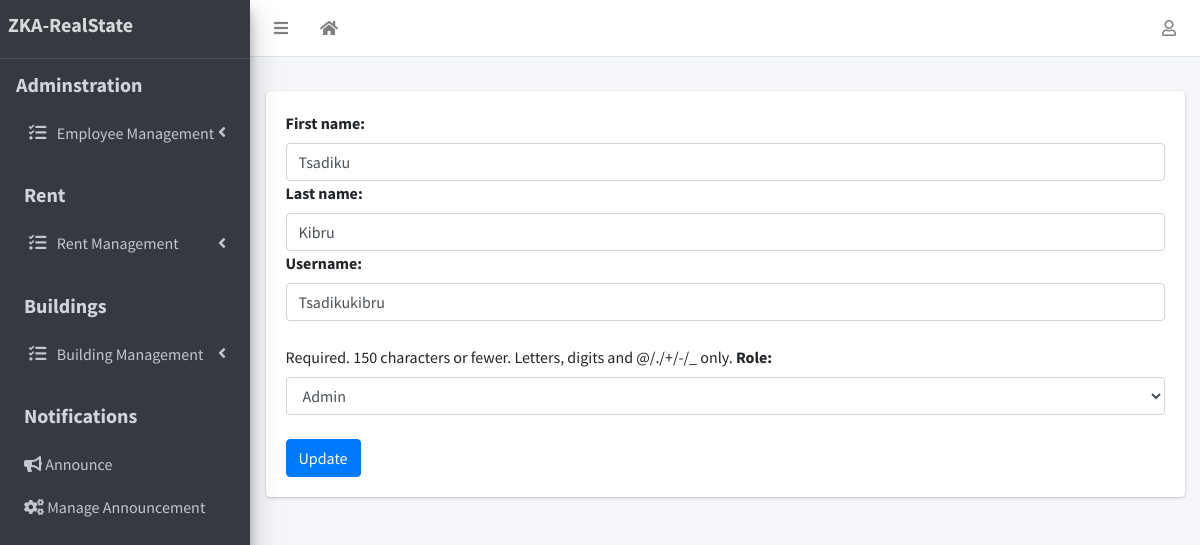
Page /edit_user/7 on the committed database.
### Admin/models.py (models this page shows)
class User(AbstractUser):
    Role=models.ForeignKey(Role,on_delete=models.CASCADE,null=True,blank=True)

### Admin/views.py (the view)
# urls.py: path("edit_user/<int:pk>",views.edit_user, name="edit_user"),
def edit_user(request,pk):
    username=request.session.get('username')
    result=User.objects.get(id=pk)
    val=User.objects.exclude(username=username)
    form=UpdateUserForm(request.POST or None,instance=result)
    context = {'form':form}
    if form.is_valid():
        form.save()
        messages.success(request,"Data Updated Succesfully!")
        return redirect("viewuser")
    return render(request, 'Admin/edit_user.html',context)

### Admin/forms.py
class UpdateUserForm(forms.ModelForm):
    class Meta:
        model=User
        fields=['first_name','last_name','username','Role']
        widgets = {
            'first_name': forms.TextInput(attrs={'class': 'form-control' }),
            'last_name': forms.TextInput(attrs={'class': 'form-control' }),
            'username': forms.TextInput(attrs={'class': 'form-control' }),
            'Role': forms.Select(attrs={'class': 'form-control'}),
        }

### Admin/models.py (called while the page is built)
    def __str__(self):
        return self.Role_name

### templates/Admin/edit_user.html (shortened to what this page needs)
{% extends 'Admin/base.html'%}
{% block content %}
<form action="" method="post">
{{form}}
<br>
<button type="submit" class="btn btn-primary btn-large">Update</button>
</form>
{% endblock %}

### rows in the picture
User: first_name "Tsadiku", last_name "Kibru", username "Tsadikukibru", Role "Admin"

### other values in the picture
{{ Abrevation_name | default:"ZKA" }} "ZKA"
